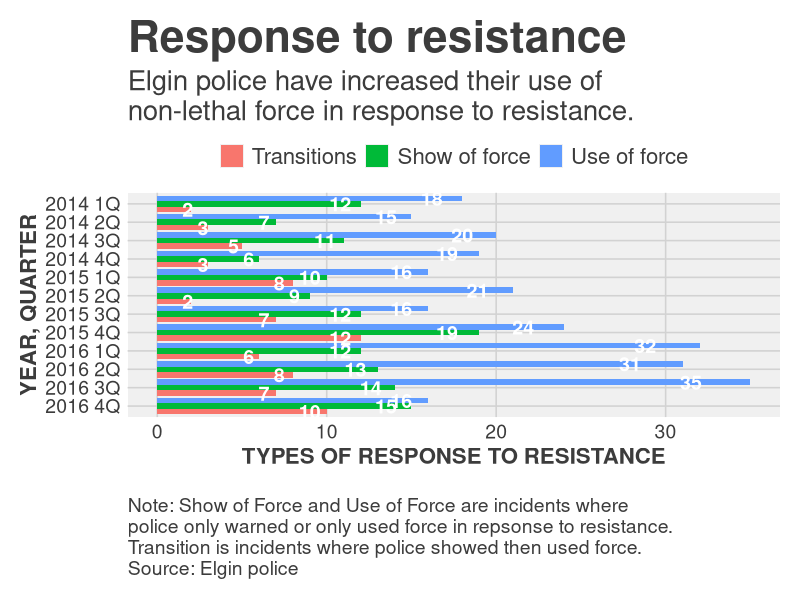

Write the R code that produced this figure.
# Let's load our new dataframes

library(readr)
df <- read_csv("dfsubset.csv")

names(df)
# load in ggplot and themes
library(ggplot2)
library(ggthemes)


# grouped bars

# First, let's change the levels of force
# to make them more readable.
# Note that here you can decide the order in which
# the bars are stacked.
df$set <- factor(df$set, levels = c("Transitions","SOF_only","UOF_only"),
                   labels = c("Transitions","Show of force","Use of force" ))


#----Set up plot for print and online --------

# widths for pdf and png files are set up so that
# text elements work for print and online. 
# Generally, the pdf will = a 2-column graphic
# that in a pinch could be used in the paper without
# any work on my part as long as it printed in color,
# and the png will be readable on mobile.

# As for height, adjust that as necessary. Look at the
# files you create and see if they need room!

# While working out your plot, leave these items commented out
# so you can see a preview of your graphic in the plots pane
# when you're satisfied with it, then uncomment to save out
# files. Note you can't create pdfs and pngs at the same time
# you'll have to uncomment one and comment out the other.

#dev.cur()
#pdf(file="ggplotGroupedBars.pdf", width = 7, height = 12) 
#png(filename = "ggplotGroupedBars.png",width = 600, height = 800, units = "px")
#-----Insert plot here -------------

grouped <- ggplot(df) + 
  aes(x = reorder(Year_Quarter, -sort),
      value,
      fill = set,
      label = value) + 
  geom_bar(stat = "identity", position = position_dodge(width = NULL)) + 
  coord_flip() + theme_fivethirtyeight()

# add all the titles.
grouped <- grouped + labs(
  title="Response to resistance", # your headline
  subtitle="Elgin police have increased their use of\nnon-lethal force in response to resistance.",
  x="YEAR, QUARTER", 
  y="TYPES OF RESPONSE TO RESISTANCE",
  caption="\nNote: Show of Force and Use of Force are incidents where \npolice only warned or only used force in repsonse to resistance. \nTransition is incidents where police showed then used force. \nSource: Elgin police")


# This puts the legend horizontally across the top
# you can leave this alone 
grouped <- grouped + 
  theme(legend.position="top", 
        legend.direction="horizontal",
        legend.title = element_blank())

# Here's where we go further in formating the bar values
# you'll need to edit x, y and label with appropriate values
grouped <- grouped + geom_text(
  position = position_dodge(width = 0.9), 
  aes(x = Year_Quarter, 
      y = value - (value * 0.1), 
      vjust = 0.5,
      label = value),
  size=5,
  fontface="bold",
  color="white"
  )

# Here's where we adapt the theme we're using to work for us
# Can ignore
grouped <- grouped + theme(
  plot.background = element_rect(fill = "white"),
  legend.background = element_rect(fill = "white"),
  plot.title = element_text(size = 32),
  plot.subtitle = element_text(size = 20),
  legend.text=element_text(size=16),
  axis.title=element_text(size=16, face="bold"),
  axis.text=element_text(size=14),
  plot.caption=element_text(size=14, hjust=0)
  )

grouped

#----- End plot --------------
# Uncomment the line below when saving pdfs or pngs
#dev.off() 
